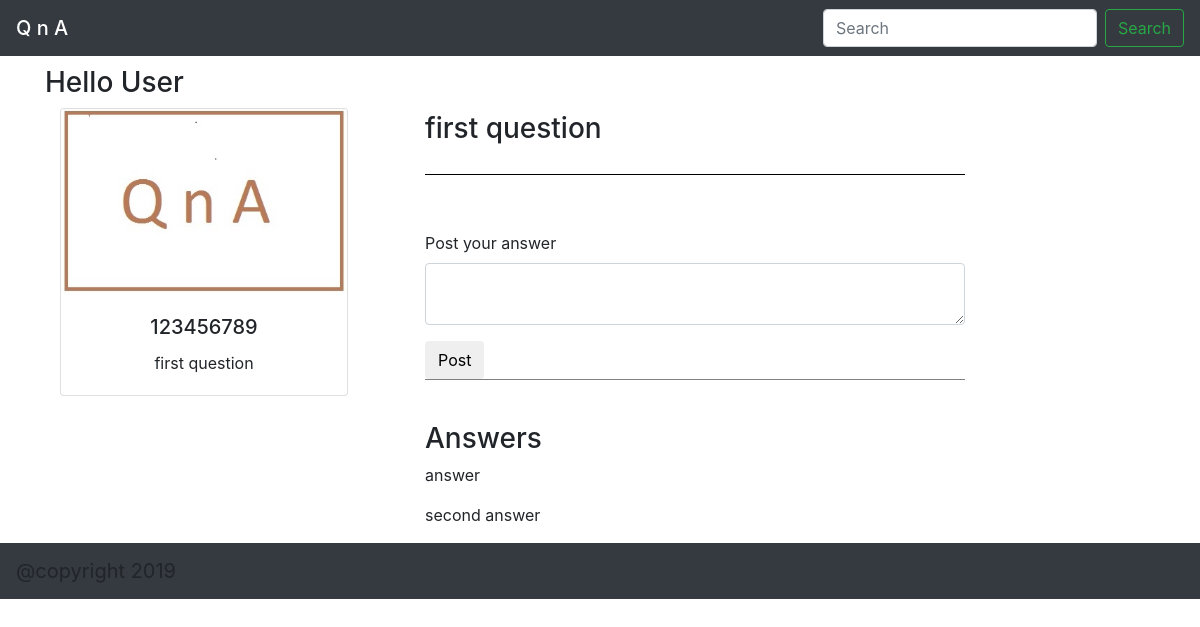
/question/123456789, run on the app's committed database.
### app.py (models this page shows)
class Question(db.Model):
    __tablename__='questions'
    idq = db.Column(db.Integer, primary_key= True, nullable =False)
    string = db.Column(db.Text, nullable =False)
    db.relationship('comment',backref ='questions')

class Comment(db.Model):
    __tablename__='comment'
    idq = db.Column(db.Integer, primary_key= True, nullable = False)
    string =db.Column(db.Text, nullable =False)
    comment_id= db.Column(db.Integer,db.ForeignKey('questions.idq'))

### app.py (the view)
@app.route('/question/<id>', methods = ['GET','POST'])
def question(id):
    form=comment_form()
    querys = Question.query.filter_by(idq = id).first()
    query_comment=Comment.query.filter_by(comment_id=id).all()
    if request.method=='POST':
        comment=Comment()
        comment.comment_id=querys.idq
        comment.string=form.answer.data
        comment.idq=randint(1, 100000000000)
        db.session.add(comment)
        db.session.commit()
        return redirect(url_for('question', id=id))
    else:
        return render_template('question.html', querys=querys,form=form ,comments=query_comment,user=session.get('name'))

### app.py
class comment_form(FlaskForm):
    answer= TextAreaField('Post your answer', validators=[Required()])
    submit= SubmitField('Post')

### templates/question.html (shortened to what this page needs)
{% extends "base.html" %}
{%import "bootstrap/wtf.html" as wtf %}
{%block content%}
<div class= "container">
    <div class= "row">
        <div class= "col-4">
		<h3> Hello {%if user %} {{user}} {% else %} User {% endif %} </h3>
			    <div class="col-md-auto">
				<div class="text-center">
                    <div class="card" style="width: 18rem;">
                        <img class="card-img-top" src="{{url_for('static', filename='images/10279_196.jpg')}}" alt="Card image cap">
                            <div class="card-body">
                                <h5 class="card-title">{{querys.idq}}</h5>
                                <p class="card-text">{{querys.string}}</p>
                    </div>
                </div>
				</div>
				</div>
		</div>
		<div class= "col-6">
		{%block comment%}
		<div class= "question h3">
		{{querys.string}}
		</div>
		<div class= "form-com">
		{{wtf.quick_form(form)}}
		</div>
		<div class = "question-com">
		<h3> Answers </h3>
		{%for comment in comments%}
		<P>     {{comment.string}}</p>
		{% endfor %}
		</div>
		{%endblock%}
		</div>
    </div>
</div>
{%endblock%}

### templates/question.html (style rules this page uses)
.form-com { padding-top:3em }
.question { margin-top:2em; padding-bottom:1em; border-bottom:1px solid black; }
.question-com { padding-top:2em; border-top: 1px solid grey }
h3 { margin-top:10px }

### data on the page
Question: idq "123456789", string "first question"
Comment: string "answer"
Comment: string "second answer"
